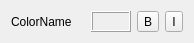
<?xml version="1.0" encoding="UTF-8"?>
<ui version="4.0">
 <class>SchemeWidget</class>
 <widget class="QWidget" name="SchemeWidget">
  <property name="geometry">
   <rect>
    <x>0</x>
    <y>0</y>
    <width>194</width>
    <height>38</height>
   </rect>
  </property>
  <property name="windowTitle">
   <string>Form</string>
  </property>
  <layout class="QHBoxLayout" name="horizontalLayout">
   <item>
    <widget class="QLabel" name="name">
     <property name="sizePolicy">
      <sizepolicy hsizetype="MinimumExpanding" vsizetype="Preferred">
       <horstretch>0</horstretch>
       <verstretch>0</verstretch>
      </sizepolicy>
     </property>
     <property name="text">
      <string>ColorName</string>
     </property>
    </widget>
   </item>
   <item>
    <widget class="QFrame" name="colorFrame">
     <property name="sizePolicy">
      <sizepolicy hsizetype="Minimum" vsizetype="Preferred">
       <horstretch>0</horstretch>
       <verstretch>0</verstretch>
      </sizepolicy>
     </property>
     <property name="minimumSize">
      <size>
       <width>40</width>
       <height>20</height>
      </size>
     </property>
     <property name="sizeIncrement">
      <size>
       <width>40</width>
       <height>20</height>
      </size>
     </property>
     <property name="autoFillBackground">
      <bool>true</bool>
     </property>
     <property name="frameShape">
      <enum>QFrame::Box</enum>
     </property>
     <property name="frameShadow">
      <enum>QFrame::Raised</enum>
     </property>
    </widget>
   </item>
   <item>
    <widget class="QToolButton" name="btBold">
     <property name="sizePolicy">
      <sizepolicy hsizetype="Minimum" vsizetype="Fixed">
       <horstretch>0</horstretch>
       <verstretch>0</verstretch>
      </sizepolicy>
     </property>
     <property name="text">
      <string>B</string>
     </property>
     <property name="checkable">
      <bool>true</bool>
     </property>
    </widget>
   </item>
   <item>
    <widget class="QToolButton" name="btItalic">
     <property name="sizePolicy">
      <sizepolicy hsizetype="Minimum" vsizetype="Fixed">
       <horstretch>0</horstretch>
       <verstretch>0</verstretch>
      </sizepolicy>
     </property>
     <property name="text">
      <string>I</string>
     </property>
     <property name="checkable">
      <bool>true</bool>
     </property>
     <property name="toolButtonStyle">
      <enum>Qt::ToolButtonTextOnly</enum>
     </property>
    </widget>
   </item>
  </layout>
 </widget>
 <resources/>
 <connections/>
</ui>
